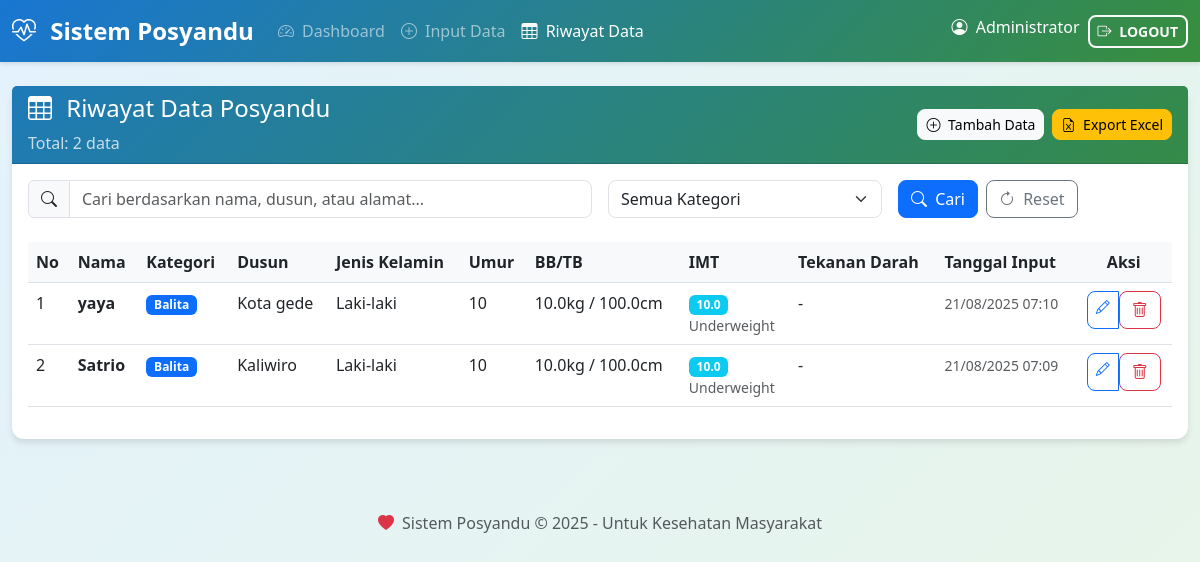
Screenshot of /riwayat (signed in) with the database file from the repository.
### app.py (models this page shows, shortened)
class PosyanduData(db.Model):
    id = db.Column(db.Integer, primary_key=True)
    dusun = db.Column(db.String(100), nullable=False)
    nama = db.Column(db.String(100), nullable=False)
    kategori = db.Column(db.String(20), nullable=False)  # Only 'Balita' and 'Lansia'
    jenis_kelamin = db.Column(db.String(10), nullable=False)
    tanggal_lahir = db.Column(db.Date, nullable=False)
    umur = db.Column(db.Integer, nullable=False)
    alamat = db.Column(db.Text, nullable=False)
    nomor_ktp = db.Column(db.String(16))
    nomor_bpjs = db.Column(db.String(20))
    berat_badan = db.Column(db.Float, nullable=False)
    tinggi_badan = db.Column(db.Float, nullable=False)
    imt = db.Column(db.Float)
    lingkar_perut = db.Column(db.Float)
    lingkar_kepala = db.Column(db.Float)
    lila = db.Column(db.Float)
    tekanan_darah = db.Column(db.String(20))
    mental_dan_emosional = db.Column(db.Text)
    keterangan = db.Column(db.Text)
    created_at = db.Column(db.DateTime, default=datetime.utcnow)
    updated_at = db.Column(db.DateTime, default=datetime.utcnow, onupdate=datetime.utcnow)
    created_by = db.Column(db.Integer, db.ForeignKey('user.id'), nullable=False)
    def get_imt_status(self):
        if not self.imt:
            return ''
        if self.imt < 18.5:
            return 'Underweight'
        elif self.imt < 25:
            return 'Normal'
        elif self.imt < 30:
            return 'Overweight'
        else:
            return 'Obese'
    def get_imt_color(self):
        if not self.imt:
            return 'secondary'
        if self.imt < 18.5:
            return 'info'
        elif self.imt < 25:
            return 'success'
        elif self.imt < 30:
            return 'warning'
        else:
            return 'danger'

### app.py (the view, shortened to what this page needs)
@app.route('/riwayat')
@login_required
def riwayat():
    search = request.args.get('search', '')
    kategori = request.args.get('kategori', '')
    page = request.args.get('page', 1, type=int)
    query = PosyanduData.query
    if kategori and kategori in ['Balita', 'Lansia']:
        query = query.filter_by(kategori=kategori)
    data = query.order_by(PosyanduData.created_at.desc()).paginate(
        page=page, per_page=10, error_out=False
    )
    return render_template('riwayat.html', data=data, search=search, kategori=kategori)

### app.py (called while the page is built)
def login_required(f):
    @wraps(f)
    def decorated_function(*args, **kwargs):
        if 'user_id' not in session:
            flash('Silakan login terlebih dahulu.', 'warning')
            return redirect(url_for('login'))
        return f(*args, **kwargs)
    return decorated_function

### templates/riwayat.html (shortened to what this page needs)
{% extends "base.html" %}
{% block content %}
<div class="row mt-4">
    <div class="col-12">
        <div class="card">
        <div class="card-header text-white" style="background: linear-gradient(135deg, #1e7ab7 0%, #358b47 100%);">
            <div class="d-flex justify-content-between align-items-center">
                <div>
                    <h4 class="card-title mb-0">
                        <i class="bi bi-table me-2"></i>
                        Riwayat Data Posyandu
                    </h4>
                    <p class="card-text mb-0 mt-2 opacity-75">
                        Total: {{ data.total }} data
                    </p>
                </div>
                <div class="d-flex gap-2">
                    <a href="{{ url_for('form') }}" class="btn btn-light btn-sm">
                        <i class="bi bi-plus-circle me-1"></i>
                        Tambah Data
                    </a>
                    <a href="{{ url_for('export_excel', search=search, kategori=kategori) }}" class="btn btn-warning btn-sm">
                        <i class="bi bi-file-earmark-excel me-1"></i>
                        Export Excel
                    </a>
                </div>
            </div>
        </div>
            <div class="card-body">
                <form method="GET" action="{{ url_for('riwayat') }}" class="mb-4">
                    <div class="row g-3">
                        <div class="col-md-6">
                            <div class="input-group">
                                <span class="input-group-text">
                                    <i class="bi bi-search"></i>
                                </span>
                                <input type="text" class="form-control" name="search" value="{{ search }}"
                                    placeholder="Cari berdasarkan nama, dusun, atau alamat...">
                            </div>
                        </div>
                        <div class="col-md-3">
                            <select class="form-select" name="kategori">
                                <option value="">Semua Kategori</option>
                            </select>
                        </div>
                        <div class="col-md-3">
                            <div class="d-grid gap-2 d-md-flex">
                                <button type="submit" class="btn btn-primary">
                                    <i class="bi bi-search me-1"></i>
                                    Cari
                                </button>
                                <a href="{{ url_for('riwayat') }}" class="btn btn-outline-secondary">
                                    <i class="bi bi-arrow-clockwise me-1"></i>
                                    Reset
                                </a>
                            </div>
                        </div>
                    </div>
                </form>
                {% if data.items %}
                <div class="table-responsive">
                    <table class="table table-hover">
                        <thead>
                            <tr>
                                <th>No</th>
                                <th>Nama</th>
                                <th>Kategori</th>
                                <th>Dusun</th>
                                <th>Jenis Kelamin</th>
                                <th>Umur</th>
                                <th>BB/TB</th>
                                <th>IMT</th>
                                <th>Tekanan Darah</th>
                                <th>Tanggal Input</th>
                                <th class="text-center">Aksi</th>
                            </tr>
                        </thead>
                        <tbody>
                            {% for item in data.items %}
                            <tr>
                                <td>{{ loop.index + (data.page - 1) * data.per_page }}</td>
                                <td class="fw-bold">{{ item.nama }}</td>
                                <td>
                                    <span class="badge bg-{{ 'primary' if item.kategori == 'Balita' else 'success' }}">
                                        {{ item.kategori }}
                                    </span>
                                </td>
                                <td>{{ item.dusun }}</td>
                                <td>{{ item.jenis_kelamin }}</td>
                                <td>{{ item.umur }}</td>
                                <td>{{ item.berat_badan }}kg / {{ item.tinggi_badan }}cm</td>
                                <td>
                                    {% if item.imt %}
                                    <span class="badge bg-{{ item.get_imt_color() }}">
                                        {{ item.imt }}
                                    </span>
                                    <small class="d-block text-muted">{{ item.get_imt_status() }}</small>
                                    {% else %}
                                    -
                                    {% endif %}
                                </td>
                                <td>{{ item.tekanan_darah or '-' }}</td>
                                <td>
                                    <small class="text-muted">
                                        {{ item.created_at.strftime('%d/%m/%Y %H:%M') }}
                                    </small>
                                </td>
                                <td class="text-center">
                                    <div class="btn-group btn-group-sm" role="group">
                                        <a href="{{ url_for('edit', id=item.id) }}" class="btn btn-outline-primary"
                                            title="Edit">
                                            <i class="bi bi-pencil"></i>
                                        </a>
                                        <form action="{{ url_for('delete', id=item.id) }}" method="POST"
                                            class="d-inline"
                                            onsubmit="return confirm('Yakin hapus data {{ item.nama }}?')">
                                            <button type="submit" class="btn btn-outline-danger" title="Hapus">
                                                <i class="bi bi-trash"></i>
                                            </button>
                                        </form>
                                    </div>
                                </td>
                            </tr>
                            {% endfor %}
                        </tbody>
                    </table>
                </div>
                {% endif %}
            </div>
        </div>
    </div>
</div>
{% endblock %}

### templates/base.html (style rules this page uses)
body { background: linear-gradient(135deg, #e3f2fd 0%, #e8f5e8 100%); min-height: 100vh; }
.card { box-shadow: 0 4px 6px rgba(0, 0, 0, 0.1); border: none; border-radius: 12px; }
.btn { border-radius: 8px; }
.form-control, .form-select { border-radius: 8px; }
.table th { background-color: #f8f9fa; border-top: none; }
.badge { font-size: 0.75em; }

### rows the page displays
PosyanduData: nama "yaya", kategori "Balita", dusun "Kota gede", jenis_kelamin "Laki-laki", umur "10", berat_badan "10.0", tinggi_badan "100.0", imt "10.0", get_imt_status "Underweight", tekanan_darah "-", created_at "21/08/2025 07:10"
PosyanduData: nama "Satrio", kategori "Balita", dusun "Kaliwiro", jenis_kelamin "Laki-laki", umur "10", berat_badan "10.0", tinggi_badan "100.0", imt "10.0", get_imt_status "Underweight", tekanan_darah "-", created_at "21/08/2025 07:09"

### other values shown
{{ session.full_name }} "Administrator"
{{ data.total }} "2"
